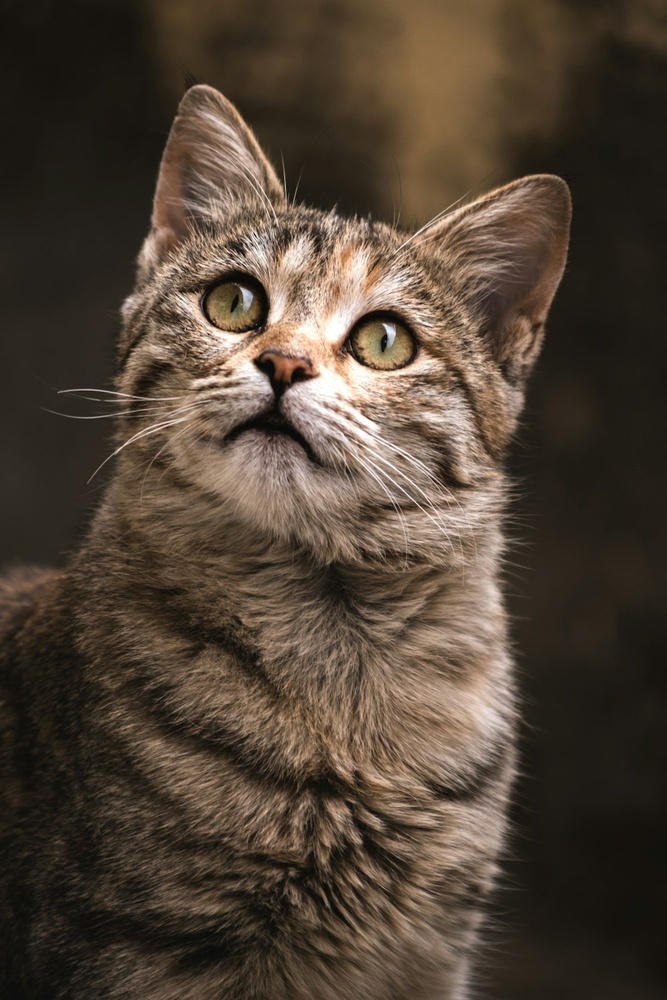
#> input picture photo.jpeg, 667 x 1000 px, shrunk from 1000 x 1500 before the run
$ python -i frequency_domain.py   (imports and definitions only)
#> lines starting #> are read from the running program, lines starting #| are printed output that depends on the picture
#> further down, picture is the input picture: shape (1000, 667, 3); mean B, G, R 53.5, 66.7, 79.8
# File: features/frequency_domain.py
# Frequency domain analysis untuk GUI

import numpy as np
import cv2
import matplotlib.pyplot as plt
from matplotlib.backends.backend_tkagg import FigureCanvasTkAgg
from matplotlib.figure import Figure


class FrequencyDomainAnalysis:
    """Class for frequency domain operations and analysis"""

    @staticmethod
    def fourier_transform(image):
        """
        Perform 2D Fourier Transform on image

        Args:
            image: Input image (grayscale)

        Returns:
            fft_result: Complex FFT result
            magnitude_spectrum: Magnitude spectrum for visualization
            phase_spectrum: Phase spectrum
        """
        # Convert to grayscale if needed
        if len(image.shape) == 3:
            gray = cv2.cvtColor(image, cv2.COLOR_BGR2GRAY)
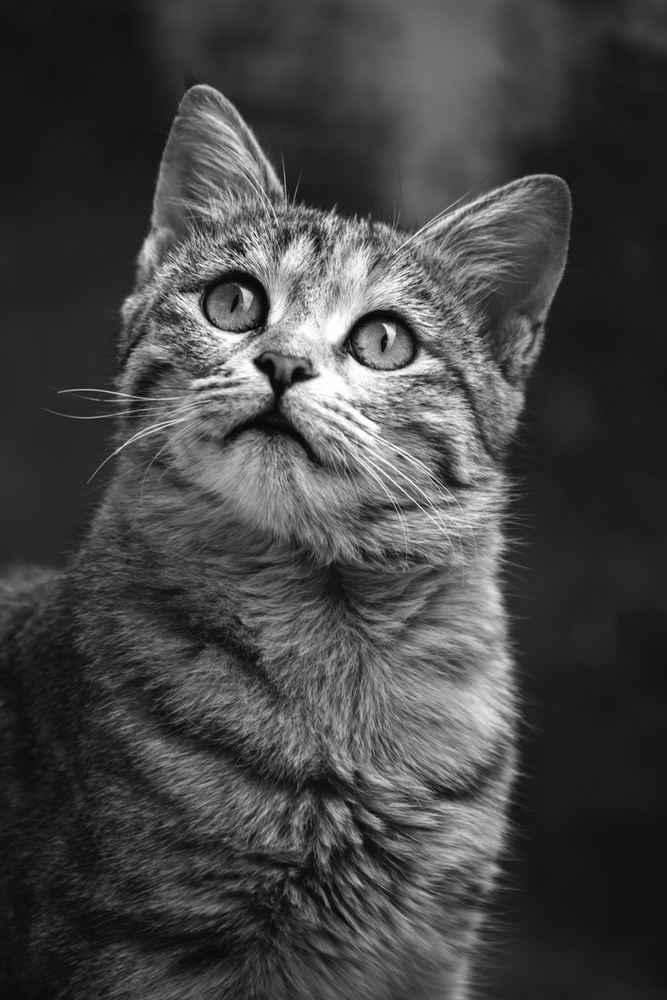
#> gray: shape (1000, 667); min 3, max 255, mean 69.1
        else:
            gray = image

        # Perform 2D FFT
        fft_result = np.fft.fft2(gray)

        # Shift zero frequency to center
        fft_shifted = np.fft.fftshift(fft_result)

        # Calculate magnitude spectrum (for visualization)
        magnitude_spectrum = 20 * np.log(np.abs(fft_shifted) + 1)  # Log scale
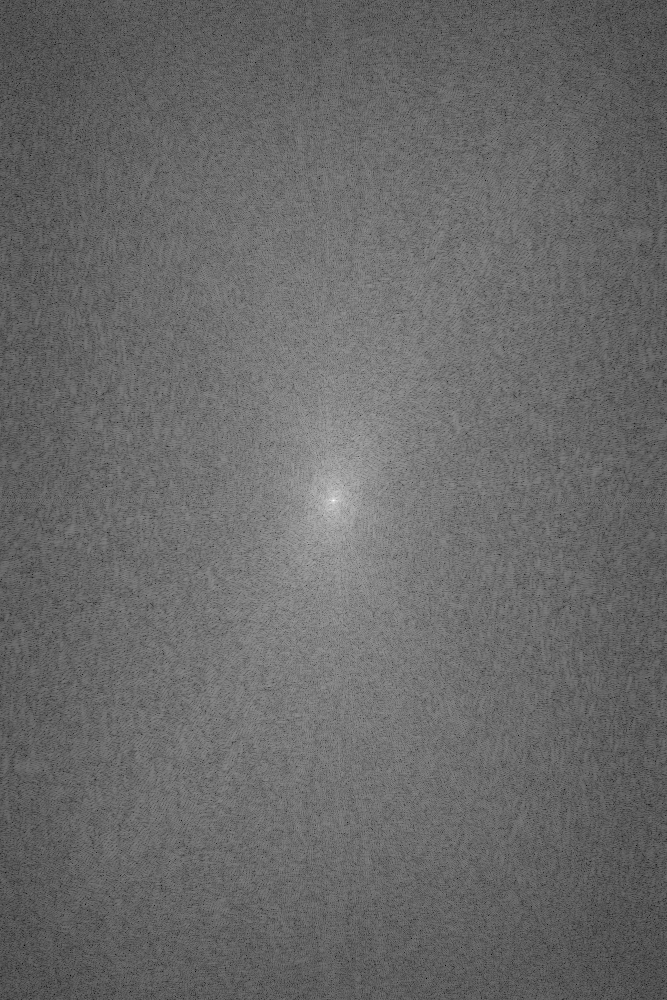
#> magnitude_spectrum: shape (1000, 667) float64; min 39.58, max 352.9, mean 169.1; drawn with min black and max white

        # Calculate phase spectrum
        phase_spectrum = np.angle(fft_shifted)
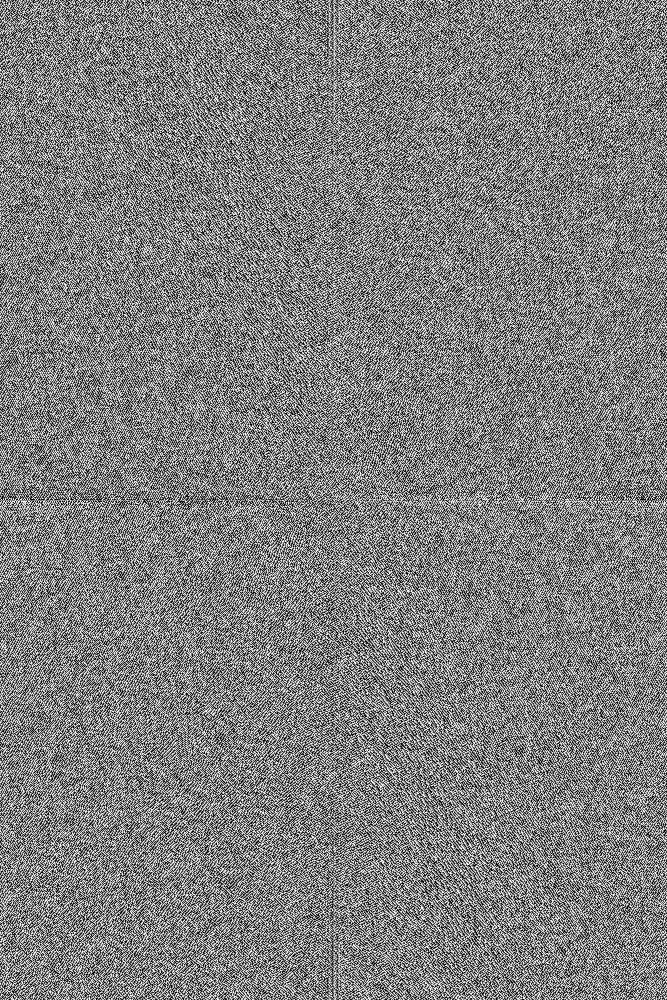
#> phase_spectrum: shape (1000, 667) float64; min -3.14, max 3.14, mean 1.15e-17; drawn with min black and max white

        return fft_shifted, magnitude_spectrum, phase_spectrum

    # [78 lines left out: functions inverse_fourier_transform, create_filter_mask, apply_frequency_filter, not called in this run]

    @staticmethod
    def visualize_frequency_analysis(image, title="Frequency Domain Analysis"):
        """
        Create comprehensive frequency domain visualization

        Args:
            image: Input image
            title: Window title

        Returns:
            matplotlib Figure object
        """
        # Perform FFT
        fft_shifted, magnitude_spectrum, phase_spectrum = \
            FrequencyDomainAnalysis.fourier_transform(image)

        # Convert to grayscale for display
        if len(image.shape) == 3:
            gray = cv2.cvtColor(image, cv2.COLOR_BGR2GRAY)
        else:
            gray = image

        # Create figure with subplots
        fig = Figure(figsize=(12, 8))

        # Original image
        ax1 = fig.add_subplot(2, 2, 1)
        ax1.imshow(gray, cmap='gray')
        ax1.set_title('Original Image')
        ax1.axis('off')

        # Magnitude spectrum
        ax2 = fig.add_subplot(2, 2, 2)
        ax2.imshow(magnitude_spectrum, cmap='hot')
        ax2.set_title('Magnitude Spectrum (Log Scale)')
        ax2.axis('off')

        # Phase spectrum
        ax3 = fig.add_subplot(2, 2, 3)
        ax3.imshow(phase_spectrum, cmap='hsv')
        ax3.set_title('Phase Spectrum')
        ax3.axis('off')

        # 1D frequency profile (horizontal center line)
        ax4 = fig.add_subplot(2, 2, 4)
        center_row = magnitude_spectrum[magnitude_spectrum.shape[0]//2, :]
#> center_row = 667 values, max 352.9 at index 333, min 108.9 at index 67, mean 186.9
        ax4.plot(center_row)
        ax4.set_title('Frequency Profile (Horizontal)')
        ax4.set_xlabel('Frequency')
        ax4.set_ylabel('Magnitude')
        ax4.grid(True, alpha=0.3)

        fig.suptitle(title, fontsize=14, fontweight='bold')
        fig.tight_layout()

        return fig

    # [74 lines left out: function visualize_filter_comparison, not called in this run]

>>> import cv2
>>> picture = cv2.imread('../photo.jpeg')
>>> result = FrequencyDomainAnalysis().visualize_frequency_analysis(picture)

$ run again, on 111.png
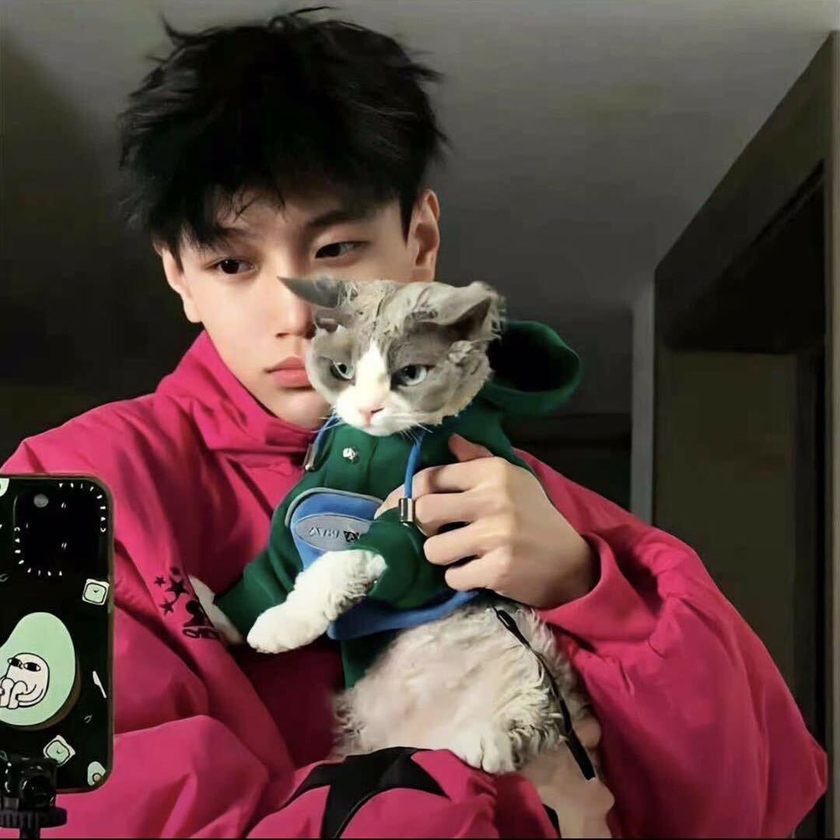
#> input picture 111.png, 840 x 840 px, shrunk from 1080 x 1079 before the run
#> picture is the input picture: shape (840, 840, 3); mean B, G, R 61.7, 63.2, 89.5
#> in fourier_transform, `magnitude_spectrum = 20 * np.log(np.abs(fft_shifted) + 1)`:
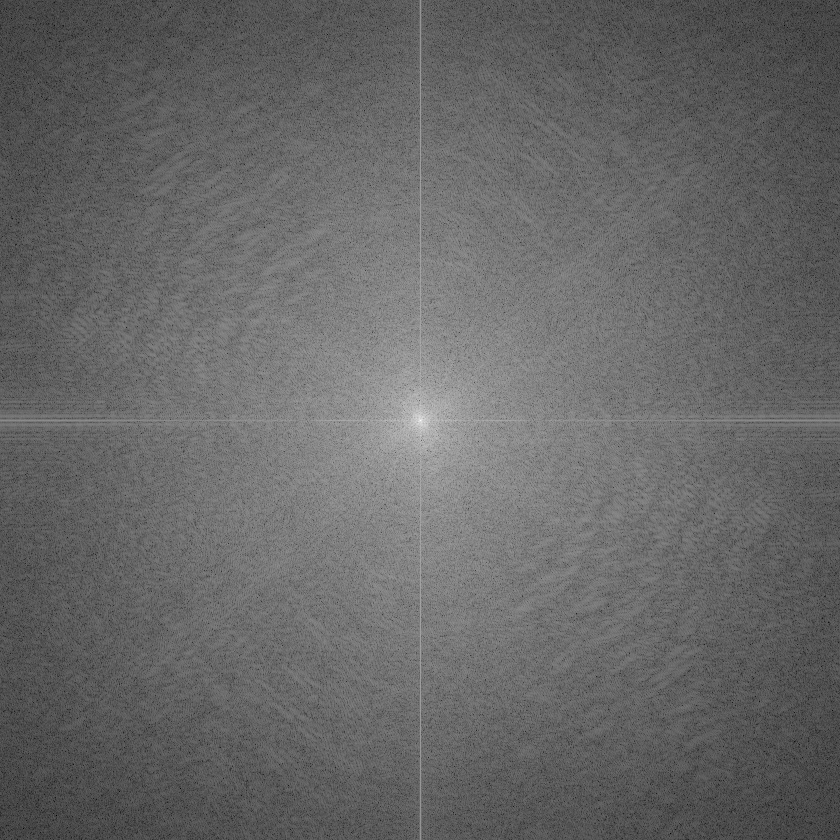
#> magnitude_spectrum: shape (840, 840) float64; min 17.82, max 354.6, mean 154.4; drawn with min black and max white
#> in fourier_transform, `phase_spectrum = np.angle(fft_shifted)`:
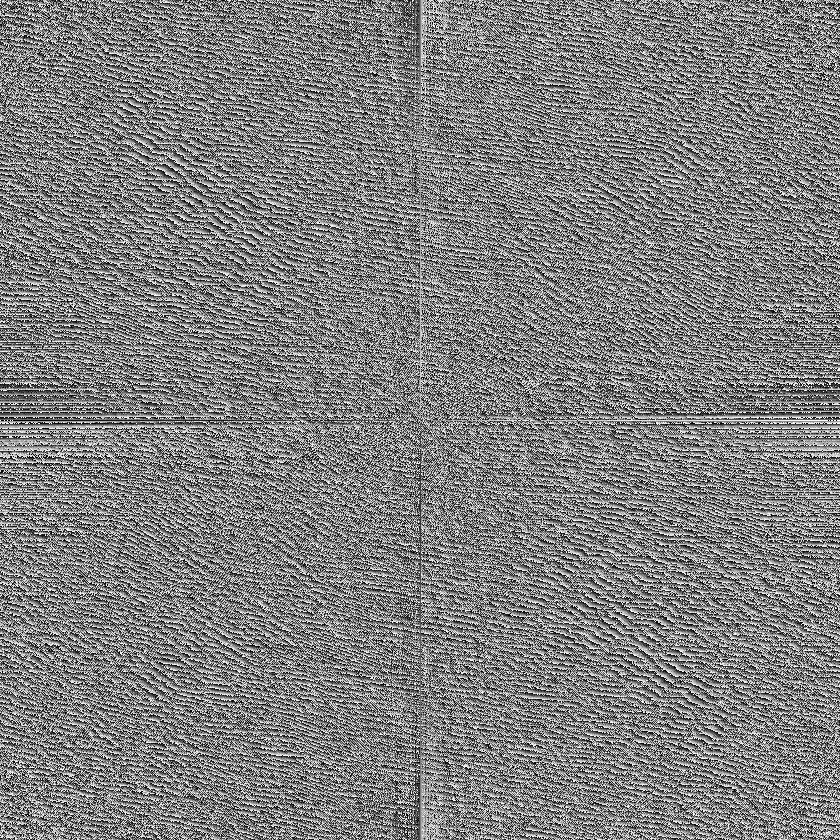
#> phase_spectrum: shape (840, 840) float64; min -3.14, max 3.14, mean 8.9e-06; drawn with min black and max white
#> center_row = 840 values, max 354.6 at index 420, min 176.7 at index 659, mean 213.3
